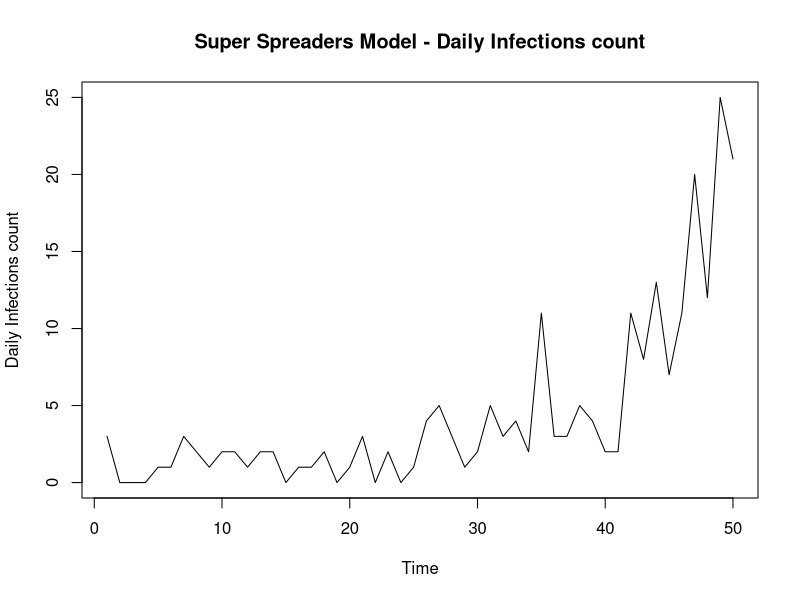

Write the R code that produced this figure.
#Epidemic Modelling Functions
#-Simulations fucntions
#- Likelihood Functions

#*********************************************************
#*Simulation Functions

#Baseline simulation
simulate_branching = function(num_days, r0, shape_gamma, scale_gamma) {
  
  'Baseline simulation model'
  #Set up
  vec_infecteds = vector('numeric', num_days)
  vec_infecteds[1] = 2
  
  #Infectiousness (Discrete gamma) - I.e 'Infectiousness Pressure' - Sum of all people
  #Explanation: Gamma is a continuous function so integrate over the density at that point in time (today - previous day)
  prob_infect = pgamma(c(1:num_days), shape = shape_gamma, scale = scale_gamma) - pgamma(c(0:(num_days-1)), shape = shape_gamma, scale = scale_gamma)
  
  #Days of Infection Spreading
  for (t in 2:num_days) {
    
    #Total rate
    tot_rate = r0*sum(vec_infecteds[1:(t-1)]*rev(prob_infect[1:(t-1)])) #Product of infecteds & their probablilty of infection along the gamma dist at that point in time
    vec_infecteds[t] = rpois(1, tot_rate) #Assuming number of cases each day follows a poisson distribution. Causes jumps in data 
  }
  
  vec_infecteds
}

#*******************************************************
#Super-spreading simulation
simulate_branching_ss = function(num_days, shape_gamma, scale_gamma, alphaX, betaX, gammaX) {
  'Simulate an epidemic with Superspreading events
  prop_ss = Proportion of superspreading days
  magnitude_ss = increased rate of superspreading event'
  
  #Set up
  total_infecteds = vector('numeric', num_days)
  nsse_infecteds = vector('numeric', num_days)
  sse_infecteds = vector('numeric', num_days)
  total_infecteds[1] = 2
  nsse_infecteds[1] = 2
  sse_infecteds[1] = 0
  
  #Infectiousness (Discrete gamma) - I.e 'Infectiousness Pressure' - Sum of all people
  #Explanation: Gamma is a continuous function so integrate over the density at that point in time (today - previous day)
  prob_infect = pgamma(c(1:num_days), shape = shape_gamma, scale = scale_gamma) - pgamma(c(0:(num_days-1)), shape = shape_gamma, scale = scale_gamma)
  
  #Days of Infection Spreading
  for (t in 2:num_days) {
    
    #Regular infecteds (tot_rate = lambda) fix notation
    lambda_t = sum(total_infecteds[1:(t-1)]*rev(prob_infect[1:(t-1)])) #Eg. Today is day 10. Infected on day 1. Current Infectiousness is t - day_infected 
    tot_rate = alphaX*lambda_t #Product of infecteds & their probablilty of infection along the gamma dist at that point in time
    nsse_infecteds[t] = rpois(1, tot_rate) #Assuming number of cases each day follows a poisson distribution. Causes jumps in data 
    
    #Super-spreaders
    sse_infecteds[t] = rnbinom(1, betaX*lambda_t, 1/(1 + gammaX)) #z_t: Total infecteds due to super-spreading event - num of events x Num individuals
    
    #Total 
    total_infecteds[t] = nsse_infecteds[t] + sse_infecteds[t]
  }
  
  total_infecteds
}
# 
# #********
# # #*Implement
# num_days = 50
# #lambda params
# shape_gamma = 6
# scale_gamma = 1
# #params
# alphaX = 0.8 #Without ss event, ~r0.
# betaX = 0.1
# gammaX = 10
# true_r0 = alphaX + betaX*gammaX
# true_r0
# #Epidemic data
# sim_data = simulate_branching_ss(num_days, shape_gamma, scale_gamma, alphaX, betaX, gammaX)
# plot.ts(sim_data, ylab = 'Daily Infections', main = paste('Super - Spreading Events model - Daily Infections count, true R0 = ', true_r0))
# par(mfrow = c(2,1))

#*******************************************************
#Super-spreading simulation
simulate_ss_poisson = function(num_days, shape_gamma, scale_gamma, alphaX, betaX, gammaX) {
  'Simulate an epidemic with Superspreading events
  prop_ss = Proportion of superspreading days
  magnitude_ss = increased rate of superspreading event'
  
  #Set up
  total_infecteds = vector('numeric', num_days)
  nsse_infecteds = vector('numeric', num_days)
  sse_infecteds = vector('numeric', num_days)
  total_infecteds[1] = 2
  nsse_infecteds[1] = 2
  sse_infecteds[1] = 0
  
  #Infectiousness (Discrete gamma) - I.e 'Infectiousness Pressure' - Sum of all people
  #Explanation: Gamma is a continuous function so integrate over the density at that point in time (today - previous day)
  prob_infect = pgamma(c(1:num_days), shape = shape_gamma, scale = scale_gamma) - pgamma(c(0:(num_days-1)), shape = shape_gamma, scale = scale_gamma)
  
  #Days of Infection Spreading
  for (t in 2:num_days) {
    
    #Regular infecteds (tot_rate = lambda) fix notation
    lambda_t = sum(total_infecteds[1:(t-1)]*rev(prob_infect[1:(t-1)])) #?Why is it the reversed probability - given the way prob_infect is written
    tot_rate = alphaX*lambda_t #Product of infecteds & their probablilty of infection along the gamma dist at that point in time
    nsse_infecteds[t] = rpois(1, tot_rate) #Assuming number of cases each day follows a poisson distribution. Causes jumps in data 
    
    #Super-spreaders
    n_t = rpois(1, betaX*lambda_t) #Number of super-spreading events (beta)
    sse_infecteds[t] = rpois(1, gammaX*n_t) #z_t: Total infecteds due to super-spreading event - num of events x Num individuals
    
    total_infecteds[t] = nsse_infecteds[t] + sse_infecteds[t]
  }
  
  total_infecteds
}

#*Implement
# num_days = 50
# #lambda params
# shape_gamma = 6
# scale_gamma = 1
# #params
# alphaX = 1.2 #Without ss event, ~r0. 
# betaX = 0.5
# gammaX = 10
# #Epidemic data
# sim_data2 = simulate_ss_poisson(num_days, shape_gamma, scale_gamma, alphaX, betaX, gammaX)
# plot.ts(sim_data2, ylab = 'Daily Infections count', main = 'Daily Infections count')


#*******************************************************
#Super-spreaders simulation
simulation_super_spreaders = function(num_days, shape_gamma, scale_gamma, aX, bX, ss_mult) {
  'Simulate an epidemic with Superspreading individuals'
  
  #Set up
  total_infecteds = vector('numeric', num_days)
  nss_infecteds = vector('numeric', num_days)
  ss_infecteds = vector('numeric', num_days)
  total_infecteds[1] = 3
  nss_infecteds[1] = 2
  ss_infecteds[1] = 1 
  
  #Infectiousness (Discrete gamma) - I.e 'Infectiousness Pressure' - Sum of all people
  #Explanation: Gamma is a continuous function so integrate over the density at that point in time (today - previous day)
  prob_infect = pgamma(c(1:num_days), shape = shape_gamma, scale = scale_gamma) - pgamma(c(0:(num_days-1)), shape = shape_gamma, scale = scale_gamma)
  
  #Days of Infection Spreading
  for (t in 2:num_days) {
    
    #Regular infecteds (tot_rate = lambda) fix notation
    lambda_t = sum((total_infecteds[1:(t-1)] + ss_mult*ss_infecteds[1:(t-1)])*rev(prob_infect[1:(t-1)])) #?Why is it the reversed probability - given the way prob_infect is written. Product of infecteds & their probablilty of infection along the gamma dist at that point in time
    nss_infecteds[t] = rpois(1, aX*lambda_t) #Assuming number of cases each day follows a poisson distribution. Causes jumps in data 
    ss_infecteds[t] = rpois(1, bX*lambda_t)
    total_infecteds[t] = nss_infecteds[t] + ss_infecteds[t]
  }
  
  total_infecteds
}

#*Implement
num_days = 50
#lambda params
shape_gamma = 6
scale_gamma = 1
#params
aX = 0.8 #1.1 #Without ss event, ~r0.
bX = 0.1 #0.2
ss_mult = 10 #8
#Epidemic data
sim_data2 = simulation_super_spreaders(num_days, shape_gamma, scale_gamma, aX, bX, ss_mult)
plot.ts(sim_data2, ylab = 'Daily Infections count', main = 'Super Spreaders Model - Daily Infections count')

###################################################################################
# MODELS!

###############################
# BASELINE

#Likelihood (log)
log_like <- function(y, r0_dash){
  
  #Params
  num_days = length(y)
  shape_gamma = 6
  scale_gamma = 1
  
  #Infectiousness (Discrete gamma)
  prob_infect = pgamma(c(1:num_days), shape = shape_gamma, scale = scale_gamma) - pgamma(c(0:(num_days-1)), shape = shape_gamma, scale = scale_gamma)
  logl = 0
  
  for (t in 2:num_days) {
    
    lambda = r0_dash*sum(y[1:t-1]*rev(prob_infect[1:t-1]))
    logl = logl + y[t]*log(lambda) - lambda
    
  }
  
  logl
  
}

#######################
# BASE MCMC
mcmc_r0 <- function(data, n, sigma, burn_in, x0 = 1) {
  
  'Returns mcmc samples of R0'
  #Data
  print('sim data')
  print(data)
  
  #Set up
  r0_vec <- vector('numeric', n)
  r0_vec[1] <- x0
  U <- runif(n)
  count_accept = 0
  
  #MCMC chain
  for(i in 2:n) {
    r0_dash <- r0_vec[i-1] + rnorm(1, sd = sigma) #, mean = 0, sd = sigma_opt)
    if(r0_dash < 0){
      r0_dash = abs(r0_dash)
    }
    
    #Alpha
    log_alpha = log_like(data, r0_dash) - log_like(data, r0_vec[i-1]) - r0_dash + r0_vec[i-1] #exponential prior
    #log_alpha = log_like(data, Y) - log_like(data, r0_vec[i-1]) + dgamma(Y, shape = 1, scale = 1, log = TRUE) - dgamma(r0_vec[i-1], shape = 1, scale = 1, log = TRUE) 
    #Should include: Likelihood + prior + propogsal density x2 (Previous time step & Current time step)
    
    if (is.na(log_alpha)){
      print('na value')
      sprintf("r0_dash: %i", r0_dash)
    }
    if(!(is.na(log_alpha)) && log(U[i]) < log_alpha) {
      r0_vec[i] <- r0_dash
      count_accept = count_accept + 1
    } else {
      r0_vec[i] <- r0_vec[i-1]
    }
  }
  #Final stats
  accept_rate = 100*(count_accept/n)
  print(paste0("Acceptance rate = ",accept_rate))
  
  r0_vec = r0_vec[burn_in:n]
  r0_vec
  
  return(list(r0_vec, accept_rate))
}

#*******************************************************************************
#SUPER-SPREADING MODEL

#Log Likelihood 
log_like_ss <- function(x, alphaX, betaX, gammaX){
  
  #Params
  num_days = length(x)
  shape_gamma = 6
  scale_gamma = 1
  
  #Infectiousness (Discrete gamma) i,e Prob less than x2 - prob less than x1; the area in between 
  prob_infect = pgamma(c(1:num_days), shape = shape_gamma, scale = scale_gamma) - pgamma(c(0:(num_days-1)), shape = shape_gamma, scale = scale_gamma)
  logl = 0
  
  for (t in 2:num_days) {
    
    lambda_t = sum(x[1:(t-1)]*rev(prob_infect[1:(t-1)]))
    inner_sum_xt = 0
    
    for (y_t in 0:x[t]){ #Sum for all values of y_t
      
      #Log likelihood
      inner_sum_xt = (inner_sum_xt + exp(-alphaX*lambda_t)*(1/factorial(y_t))*(alphaX*lambda_t)^y_t*
                        (gamma((x[t] - y_t) + betaX*lambda_t))/(gamma(betaX*lambda_t)*
                                                                  factorial(x[t] - y_t))*(1/(gammaX +1))^(betaX*lambda_t)*
                        (gammaX/(gammaX + 1))^(x[t] - y_t))
      
    } 
    
    logl = logl + log(inner_sum_xt) 
    
  }
  
  logl
  
}

#*****************************************************
#Log Likelihood - log-exp-sum trick 
log_like_ss_lse <- function(x, alphaX, betaX, gammaX){
  
  #Params
  num_days = length(x)
  shape_gamma = 6
  scale_gamma = 1
  
  #Infectiousness (Discrete gamma)
  prob_infect = pgamma(c(1:num_days), shape = shape_gamma, scale = scale_gamma) - pgamma(c(0:(num_days-1)),
                                                                                         shape = shape_gamma, scale = scale_gamma)
  logl = 0 
  
  for (t in 2:num_days) {
    
    #print(t)
    lambda_t = sum(x[1:(t-1)]*rev(prob_infect[1:(t-1)]))
    
    if(x[t] == 0){ #y_t also equal to zero
      
      #L(x_i) for y_t, x_t = 0
      logl = logl -(alphaX*lambda_t) - 
        (betaX*lambda_t*log(gammaX +1))
      
    } else {
      
      #Terms in inner sum
      inner_sum_vec <- vector('numeric', x[t])
      
      for (y_t in 0:x[t]){ #Sum for all values of y_t up to x_t
        
        #Store inner L(x_i) term in vector position
        inner_sum_vec[y_t + 1] = (-(alphaX*lambda_t) - lfactorial(y_t) + y_t*log(alphaX*lambda_t) +
                                    lgamma((x[t] - y_t) + (betaX*lambda_t)) - lgamma(betaX*lambda_t) - 
                                    lfactorial(x[t] - y_t) - (betaX*lambda_t*log(gammaX +1)) + 
                                    (x[t] - y_t)*log(gammaX) -(x[t] - y_t)*log(gammaX + 1))
        
      }
      
      #Calculate max element in inner vector, for all y_t for a given t, x[t]
      lx_max = max(inner_sum_vec)
      
      #Calculate lse
      lse = lx_max + log(sum(exp(inner_sum_vec - lx_max) ))
      
      #Add to overall log likelihood 
      logl = logl + lse 
      
    }
    
  }
  
  logl
  
}

#*********************************************************************************************
#* Log Likelihood - Using package distribution functions
log_like_ss_R_funcs <- function(x, alphaX, betaX, gammaX){
  
  'Calculate the log likelihood on the simulated data using package distribution functions in R'
  
  #Params
  num_days = length(x)
  shape_gamma = 6
  scale_gamma = 1
  logl = 0
  
  #Infectiousness (Discrete gamma)
  prob_infect = pgamma(c(1:num_days), shape = shape_gamma, scale = scale_gamma) - pgamma(c(0:(num_days-1)), shape = shape_gamma, scale = scale_gamma)
  
  #Over all timepoints
  for (t in 2:num_days) {
    
    lambda_t = sum(x[1:(t-1)]*rev(prob_infect[1:(t-1)]))
    inner_sum = 0
    
    #Sum for all values of y_t
    for (y_t in 0:x[t]){ 
      
      #Log likelihood
      prob_yt = dpois(y_t, alphaX*lambda_t)
      #cat("prob_yt, dpois : ", prob_yt, "\n")
      
      prob_zt = s(x[t] - y_t, betaX*lambda_t, 1/(1 + gammaX))
      #cat("prob_zt, dnbinom : ", prob_zt, "\n")
      
      prob_xt = prob_zt*prob_yt
      inner_sum = inner_sum + prob_xt
      #cat("prob_xt, : ", prob_xt, "\n")
      
    } 
    
    #cat("log(prob_xt), : ", log(prob_xt), "\n")
    logl = logl + log(inner_sum) 
    #cat("logl, : ", logl, "\n")
    
  }
  
  logl
}

################################################################################
# Plot MCMC Total Results
################################################################################

plot_mcmc_results <- function(sim_data, mcmc_params, true_r0, 
                              dist_type, total_time, seed_count, prior, beta_gamma_flag){
  
  #Plot Set up
  plot.new()
  par(mfrow=c(3,4))
  
  #Extract params
  alpha_mcmc = mcmc_params[1]
  alpha_mcmc = unlist(alpha_mcmc)
  
  beta_mcmc = mcmc_params[2]
  beta_mcmc = unlist(beta_mcmc)
  
  gamma_mcmc = mcmc_params[3]
  gamma_mcmc = unlist(gamma_mcmc)
  
  r0_mcmc = mcmc_params[4]
  r0_mcmc = unlist(r0_mcmc)
  
  #Cumulative means + param sample limits
  #r0
  r0_mean = cumsum(r0_mcmc)/seq_along(r0_mcmc)
  r0_lim = max(true_r0, max(r0_mcmc))
  r0_lim2 = max(true_r0, r0_mean)
  
  #alpha
  alpha_mean = cumsum(alpha_mcmc)/seq_along(alpha_mcmc)
  a_lim =  max(alphaX, max(alpha_mcmc))
  a_lim2 =  max(alphaX, alpha_mean)
  
  #beta
  beta_mean = cumsum(beta_mcmc)/seq_along(beta_mcmc)
  b_lim = max(betaX, max(beta_mcmc))
  b_lim2 = max(betaX, beta_mean)
  
  #gamma
  gamma_mean = cumsum(gamma_mcmc)/seq_along(gamma_mcmc)
  g_lim =  max(gammaX, max(gamma_mcmc))
  g_lim2 =  max(gammaX, gamma_mean) 
  
  #Beta-gamma
  if (beta_gamma_flag){
    b_g_a_rate = mcmc_params[14]
    b_g_a_rate = round(unlist(b_g_a_rate), 2)
  } else {
    b_g_a_rate = 0
  }
  
  #***********
  #* Plots *
  
  #i.Infections
  plot.ts(sim_data, xlab = 'Time', ylab = 'Daily Infections count',
          main = paste(seed_count, "Day Infts SS Evnts", dist_type, "r0 = ", true_r0),
          cex.lab=1.5, cex.axis=1.5, cex.main=1.5, cex.sub=1.5)
  
  #ii. MCMC Trace Plots
  plot.ts(alpha_mcmc, ylab = 'alpha', ylim=c(0, a_lim),
          main = paste("MCMC SS Events, true alpha = ", alphaX),
          cex.lab=1.5, cex.axis=1.5, cex.main=1.5, cex.sub=1.5)
  abline(h = alphaX, col = 'green', lwd = 2)
  
  plot.ts(beta_mcmc, ylab = 'beta', ylim=c(0, b_lim),
          main = paste("MCMC SS Events, true beta = ", betaX),
          cex.lab=1.5, cex.axis=1.5, cex.main=1.5, cex.sub=1.5)
  abline(h = betaX, col = 'green', lwd = 2)
  
  plot.ts(gamma_mcmc,  ylab = 'gamma', ylim=c(0,g_lim),
          main = paste("MCMC SS Events, true gamma = ", gammaX),
          cex.lab=1.5, cex.axis=1.5, cex.main=1.5, cex.sub=1.5)
  abline(h = gammaX, col = 'green', lwd = 2)
  #plot.ts(r0_mcmc,  ylab = 'r0', main = paste("MCMC SS Events, true r0 = ", r0_true))
  
  #iii. Cumulative mean plots
  #r0 Mean
  plot2 = plot(seq_along(r0_mean), r0_mean,
               ylim=c(0, r0_lim),
               xlab = 'Time', ylab = 'R0', main = paste("R0 MCMC Mean, True R0 = ", true_r0),
               cex.lab=1.5, cex.axis=1.5, cex.main=1.5, cex.sub=1.5)
  print(plot2)
  abline(h = true_r0, col = 'orange', lwd = 2)
  
  #alpha mean
  plot2 = plot(seq_along(alpha_mean), alpha_mean,
               ylim=c(0, a_lim),
               xlab = 'Time', ylab = 'alpha', main = paste("Alpha MCMC mean, True alpha = ",alphaX),
               cex.lab=1.5, cex.axis=1.5, cex.main=1.5, cex.sub=1.5)
  print(plot2)
  abline(h = alphaX, col = 'red', lwd = 2)
  
  #beta mean
  plot2 = plot(seq_along(beta_mean), beta_mean,
               ylim=c(0, b_lim),
               xlab = 'Time', ylab = 'beta', main = paste("Beta MCMC mean, True beta = ",betaX),
               cex.lab=1.5, cex.axis=1.5, cex.main=1.5, cex.sub=1.5)
  print(plot2)
  abline(h = betaX, col = 'blue', lwd = 2)
  
  #gamma Mean
  plot2 = plot(seq_along(gamma_mean), gamma_mean,
               xlab = 'Time', ylab = 'gamma', main = paste("Gamma MCMC mean, True gamma = ",gammaX),
               ylim=c(0, g_lim),
               cex.lab=1.5, cex.axis=1.5, cex.main=1.5, cex.sub=1.5)
  print(plot2)
  abline(h = gammaX, col = 'green', lwd = 2)
  
  #iv. Param Histograms (Plots 9,11,12)
  hist(r0_mcmc, freq = FALSE, breaks = 100,
       xlab = 'R0 total', #ylab = 'Density', 
       main = paste('R0 total MCMC samples. Prior = ', prior),
       xlim=c(0, r0_lim),
       cex.lab=1.5, cex.axis=1.5, cex.main=1.5, cex.sub=1.5)
  abline(v = true_r0, col = 'orange', lwd = 2)
  
  #v. Beta vs gamma
  plot(beta_mcmc, gamma_mcmc,
       xlab = 'beta', ylab = 'gamma', main = 'Beta vs Gamma',
       cex.lab=1.5, cex.axis=1.5, cex.main=1.5, cex.sub=1.5)
  
  #Hist Beta 
  hist(beta_mcmc, freq = FALSE, breaks = 100,
       xlab = 'beta', #ylab = 'Density', 
       main = paste("Beta, True beta = ", betaX), 
       xlim=c(0, b_lim),
       cex.lab=1.5, cex.axis=1.5, cex.main=1.5, cex.sub=1.5)
  abline(v = betaX, col = 'blue', lwd = 2)
  
  #Hist Gamma 
  hist(gamma_mcmc, freq = FALSE, breaks = 100,
       xlab = 'gamma', #ylab = 'Density', 
       main = paste("Gamma, True gamma = ", gammaX),
       xlim=c(0, g_lim),
       cex.lab=1.5, cex.axis=1.5, cex.main=1.5, cex.sub=1.5)
  abline(v = gammaX, col = 'green', lwd = 2)
  
  #Final Mean Stats
  data_10_pc = 0.1*n
  a_mcmc_mean = round(mean(alpha_mcmc[n-data_10_pc:n]), 2)
  b_mcmc_mean = round(mean(beta_mcmc[n-data_10_pc:n]), 2)
  g_mcmc_mean = round(mean(gamma_mcmc[n-data_10_pc:n]), 2)
  r0_mcmc_mean = round(mean(r0_mcmc[n-data_10_pc:n]), 2)
  
  #Results
  df_results <- data.frame(
    alpha = alphaX,
    a_mc = a_mcmc_mean,
    beta = betaX,
    b_mc = b_mcmc_mean,
    gamma = gammaX,
    g_mc = g_mcmc_mean,
    R0 = true_r0, 
    R0_mc = r0_mcmc_mean,
    accept_rate_a = round(mcmc_params[[5]],2),
    a_rte_b = round(mcmc_params[[6]], 2),
    a_rte_g = round(mcmc_params[[7]],2),
    b_g_a_rate = b_g_a_rate, 
    tot_time = total_time) 
  
  print(df_results)
  
}

#****************
#MCMC Plots 4x4
plot_mcmc_x4_II <- function(sim_data, mcmc_params, true_r0, dist_type,
                            total_time, seed_count, prior, max_sum_val, model_crit = TRUE, joint = TRUE){
  
  #Plot Set up
  plot.new()
  
  if (joint){
    par(mfrow=c(4,4))
  } else {
    par(mfrow=c(3,4))
  }
  
  
  #Extract params
  alpha_mcmc = mcmc_params[1]
  alpha_mcmc = unlist(alpha_mcmc)
  
  beta_mcmc = mcmc_params[2]
  beta_mcmc = unlist(beta_mcmc)
  
  gamma_mcmc = mcmc_params[3]
  gamma_mcmc = unlist(gamma_mcmc)
  
  r0_mcmc = mcmc_params[4]
  r0_mcmc = unlist(r0_mcmc)
  
  #Cumulative means + param sample limits
  #r0
  r0_mean = cumsum(r0_mcmc)/seq_along(r0_mcmc)
  r0_lim = max(true_r0, max(r0_mcmc))
  r0_lim2 = max(true_r0, r0_mean)
  
  #alpha
  alpha_mean = cumsum(alpha_mcmc)/seq_along(alpha_mcmc)
  a_lim =  max(alphaX, max(alpha_mcmc))
  a_lim2 =  max(alphaX, alpha_mean)
  
  #beta
  beta_mean = cumsum(beta_mcmc)/seq_along(beta_mcmc)
  b_lim = max(betaX, max(beta_mcmc))
  b_lim2 = max(betaX, beta_mean)
  
  #gamma
  gamma_mean = cumsum(gamma_mcmc)/seq_along(gamma_mcmc)
  g_lim =  max(gammaX, max(gamma_mcmc))
  g_lim2 =  max(gammaX, gamma_mean) 
  
  
  #***********
  #* Plots *
  
  #i.Infections
  plot.ts(sim_data, xlab = 'Time', ylab = 'Daily Infections count',
          main = paste(seed_count, "Day Infts SS Evnts", dist_type, "r0 = ", true_r0),
          cex.lab=1.5, cex.axis=1.5, cex.main=1.5, cex.sub=1.5)
  
  #ii. MCMC Trace Plots
  plot.ts(alpha_mcmc, ylab = 'alpha', ylim=c(0, a_lim),
          main = paste("MCMC SS Events, true alpha = ", alphaX),
          cex.lab=1.5, cex.axis=1.5, cex.main=1.5, cex.sub=1.5)
  abline(h = alphaX, col = 'red', lwd = 2) #True = green
  #lines(seq_along(like_a), like_a, col = 'red')
  #lines(seq_along(prior_a), prior_a, col = 'blue')
  
  plot.ts(beta_mcmc, ylab = 'beta', ylim=c(0, b_lim),
          main = paste("MCMC SS Events, true beta = ", betaX),
          cex.lab=1.5, cex.axis=1.5, cex.main=1.5, cex.sub=1.5)
  abline(h = betaX, col = 'blue', lwd = 2) #True = green
  
  plot.ts(gamma_mcmc,  ylab = 'gamma', ylim=c(0,g_lim),
          main = paste("MCMC SS Events, true gamma = ", gammaX),
          cex.lab=1.5, cex.axis=1.5, cex.main=1.5, cex.sub=1.5)
  abline(h = gammaX, col = 'green', lwd = 2) #True = green
  
  #plot.ts(r0_mcmc,  ylab = 'r0', main = paste("MCMC SS Events, true r0 = ", r0_true))
  
  #Title
  text(line2user(line=mean(par('mar')[c(2, 4)]), side=2), 
       line2user(line=2, side=3), paste('MCMC SS, True R0:', true_r0, 'Prior = ', prior), xpd=NA, cex=2, font=2)
  
  #iii. Cumulative mean plots
  #r0 Mean
  plot2 = plot(seq_along(r0_mean), r0_mean,
               ylim=c(0, r0_lim),
               xlab = 'Time', ylab = 'R0', main = paste("R0 MCMC Mean, True R0 = ", true_r0),
               cex.lab=1.5, cex.axis=1.5, cex.main=1.5, cex.sub=1.5)
  print(plot2)
  abline(h = true_r0, col = 'orange', lwd = 2)
  
  #alpha mean
  plot2 = plot(seq_along(alpha_mean), alpha_mean,
               ylim=c(0, a_lim),
               xlab = 'Time', ylab = 'alpha', main = paste("Alpha MCMC mean, True alpha = ",alphaX),
               cex.lab=1.5, cex.axis=1.5, cex.main=1.5, cex.sub=1.5)
  print(plot2)
  abline(h = alphaX, col = 'red', lwd = 2)
  #lines(seq_along(like_a_mean), like_a_mean, col = 'red')
  #lines(seq_along(prior_a_mean), prior_a_mean, col = 'blue')
  
  #beta mean
  plot2 = plot(seq_along(beta_mean), beta_mean,
               ylim=c(0, b_lim),
               xlab = 'Time', ylab = 'beta', main = paste("Beta MCMC mean, True beta = ",betaX),
               cex.lab=1.5, cex.axis=1.5, cex.main=1.5, cex.sub=1.5)
  print(plot2)
  abline(h = betaX, col = 'blue', lwd = 2)
  
  #gamma Mean
  plot2 = plot(seq_along(gamma_mean), gamma_mean,
               xlab = 'Time', ylab = 'gamma', main = paste("Gamma MCMC mean, True gamma = ",gammaX),
               ylim=c(0, g_lim),
               cex.lab=1.5, cex.axis=1.5, cex.main=1.5, cex.sub=1.5)
  print(plot2)
  abline(h = gammaX, col = 'green', lwd = 2)
  
  #iv. Param Histograms (Plots 9,11,12)
  hist(r0_mcmc, freq = FALSE, breaks = 100,
       xlab = 'R0 total', #ylab = 'Density', 
       main = paste('R0 total MCMC samples. Prior = ', prior),
       xlim=c(0, r0_lim),
       cex.lab=1.5, cex.axis=1.5, cex.main=1.5, cex.sub=1.5)
  abline(v = true_r0, col = 'orange', lwd = 2)
  
  # #v. Beta vs gamma
  # plot(beta_mcmc, gamma_mcmc,
  #      xlab = 'beta', ylab = 'gamma', main = 'Beta vs Gamma',
  #      cex.lab=1.5, cex.axis=1.5, cex.main=1.5, cex.sub=1.5)
  
  #Hist alpha 
  hist(alpha_mcmc, freq = FALSE, breaks = 100,
       xlab = 'alpha', #ylab = 'Density', 
       main = paste("alpha, True alpha = ", alphaX), 
       xlim=c(0, a_lim),
       cex.lab=1.5, cex.axis=1.5, cex.main=1.5, cex.sub=1.5)
  abline(v = alphaX, col = 'red', lwd = 2)
  #Prior
  # x <- seq(from = 0, to = 20, by = 0.05)
  # exp1 = dexp(x, 1)
  # lines(seq_along(exp1), exp1, type = 'l')
  
  
  #Hist Beta 
  hist(beta_mcmc, freq = FALSE, breaks = 100,
       xlab = 'beta', #ylab = 'Density', 
       main = paste("Beta, True beta = ", betaX), 
       xlim=c(0, b_lim),
       cex.lab=1.5, cex.axis=1.5, cex.main=1.5, cex.sub=1.5)
  abline(v = betaX, col = 'blue', lwd = 2)
  #Prior
  # x <- seq(from = 0, to = 20, by = 0.05)
  # exp1 = dexp(x, 1)
  # lines(seq_along(exp1), exp1, type = 'l')
  
  
  #Hist Gamma 
  hist(gamma_mcmc, freq = FALSE, breaks = 100,
       xlab = 'gamma', #ylab = 'Density', 
       main = paste("Gamma, True gamma = ", gammaX),
       xlim=c(0, g_lim),
       cex.lab=1.5, cex.axis=1.5, cex.main=1.5, cex.sub=1.5)
  abline(v = gammaX, col = 'green', lwd = 2)
  #Prior
  # x <- seq(from = 0, to = 20, by = 0.05)
  # exp1 = 1 + dexp(x, 1)
  # lines(seq_along(exp1), exp1, type = 'l')
  
  #Final Mean Stats
  data_10_pc = 0.5*n #50%
  a_mcmc_mean = round(mean(alpha_mcmc[n-data_10_pc:n]), 2)
  b_mcmc_mean = round(mean(beta_mcmc[n-data_10_pc:n]), 2)
  g_mcmc_mean = round(mean(gamma_mcmc[n-data_10_pc:n]), 2)
  r0_mcmc_mean = round(mean(r0_mcmc[n-data_10_pc:n]), 2)
  
  #Joint distrbutions
  if (model_crit){
    
    model_criticism(mcmc_params, sim_data, max_sum_val)
  }
  
  #Joint distrbutions
  if (joint){
    
    # #v. r0 vs beta
    # plot(beta_mcmc, r0_mcmc,
    #      xlab = 'beta', ylab = 'R0', main = 'Beta vs R0',
    #      cex.lab=1.5, cex.axis=1.5, cex.main=1.5, cex.sub=1.5)
    
    #v. alpha vs beta
    plot(alpha_mcmc, beta_mcmc,
         xlab = 'alpha', ylab = 'beta', main = 'alpha vs Beta',
         cex.lab=1.5, cex.axis=1.5, cex.main=1.5, cex.sub=1.5)
    
    #v. alpha vs gamma
    plot(alpha_mcmc, gamma_mcmc,
         xlab = 'alpha', ylab = 'gamma', main = 'alpha vs gamma',
         cex.lab=1.5, cex.axis=1.5, cex.main=1.5, cex.sub=1.5)
    
    #v. beta vs gamma
    plot(beta_mcmc, gamma_mcmc,
         xlab = 'beta', ylab = 'gamma', main = 'Beta vs gamma',
         cex.lab=1.5, cex.axis=1.5, cex.main=1.5, cex.sub=1.5)
  }
  
  #Results
  df_results <- data.frame(
    alpha = alphaX,
    a_mc = a_mcmc_mean,
    beta = betaX,
    b_mc = b_mcmc_mean,
    gamma = gammaX,
    g_mc = g_mcmc_mean,
    R0 = true_r0, 
    R0_mc = r0_mcmc_mean,
    accept_rate_a = round(mcmc_params[[5]],2),
    a_rte_b = round(mcmc_params[[6]], 2),
    a_rte_g = round(mcmc_params[[7]],2),
    a_rte_b_g = round(mcmc_params[[8]],2),
    tot_time = total_time) 
  
  print(df_results)
  
}

###############################################################################
#FUNCTION TO PLOT 1x4 DASHBOARD OF MCMC RESULTS FOR BASE MODEL
plot_mcmc_results_r0 <- function(n, sim_data, mcmc_params, true_r0, time_elap, seed_count, model_type){
  
  #Plot Set up
  #par(mar=c(1,1,1,1))
  plot.new()
  par(mfrow=c(2,2))
  
  #Extract r0
  r0_mcmc = mcmc_params[1]
  r0_mcmc = unlist(r0_mcmc)
  
  #Cumulative means + param sample limits
  #r0
  r0_mean = cumsum(r0_mcmc)/seq_along(r0_mcmc)
  r0_lim = max(true_r0, max(r0_mcmc))
  r0_lim2 = max(true_r0, r0_mean)
  
  
  #***********
  #* Plots *
  
  #i.Infections
  plot.ts(sim_data, xlab = 'Time', ylab = 'Daily Infections count',
          main = paste(seed_count, "Infts,", model_type, "R0 = ", true_r0), #model_type
          #main = paste(seed_count, "Infts SS Evnts, ", "r0 = ", true_r0),
          cex.lab=1.5, cex.axis=1.5, cex.main=1.5, cex.sub=1.5)
  
  #ii. MCMC Trace Plots
  plot.ts(r0_mcmc, ylab = 'alpha', #ylim=c(0, a_lim),
          main = paste("MCMC SS Events, true r0 = ", true_r0),
          cex.lab=1.5, cex.axis=1.5, cex.main=1.5, cex.sub=1.5)
  abline(h = true_r0, col = 'orange', lwd = 2) #True = green
  
  #iii. Cumulative mean plots
  #r0 Mean
  plot2 = plot(seq_along(r0_mean), r0_mean,
               #ylim=c(0, r0_lim),
               xlab = 'Time', ylab = 'R0', main = paste("R0 MCMC Mean, True R0 = ", true_r0),
               cex.lab=1.5, cex.axis=1.5, cex.main=1.5, cex.sub=1.5)
  print(plot2)
  abline(h = true_r0, col = 'orange', lwd = 2)
  
  #iv. Histogram
  hist(r0_mcmc, freq = FALSE, breaks = 100,
       xlab = 'R0 total', #ylab = 'Density', 
       main = paste('R0 total MCMC samples'), #. Prior = ', prior),
       #xlim=c(0, r0_lim),
       cex.lab=1.5, cex.axis=1.5, cex.main=1.5, cex.sub=1.5)
  abline(v = true_r0, col = 'orange', lwd = 2)
  
  #Final Mean Stats
  data_10_pc = 0.5*n #50%
  r0_mcmc_mean = round(mean(r0_mcmc[n-data_10_pc:n]), 2)
  
  #Results
  df_results <- data.frame(
    R0 = true_r0, 
    R0_mc = r0_mcmc_mean,
    accept_rate_r0 = round(mcmc_params[[2]],2),
    time_elap = round(time_elap,2)) 
  
  print(df_results)
  
}

###############################################################################
#FUNCTION TO PLOT 4x4 DASHBOARD OF MCMC RESULTS FOR SUPER SPREADING EVENTS MODEL
plot_mcmc_x4_priors <- function(n, sim_data, mcmc_params, true_r0, dist_type, total_time, seed_count, prior, joint = TRUE){
  
  #Plot Set up
  #par(mar=c(1,1,1,1))
  plot.new()
  
  if (joint){
    par(mfrow=c(4,4))
  } else {
    par(mfrow=c(3,4))
  }
  
  
  #Extract params
  alpha_mcmc = mcmc_params[1]
  alpha_mcmc = unlist(alpha_mcmc)
  
  beta_mcmc = mcmc_params[2]
  beta_mcmc = unlist(beta_mcmc)
  
  gamma_mcmc = mcmc_params[3]
  gamma_mcmc = unlist(gamma_mcmc)
  
  r0_mcmc = mcmc_params[4]
  r0_mcmc = unlist(r0_mcmc)
  
  #Cumulative means + param sample limits
  #r0
  r0_mean = cumsum(r0_mcmc)/seq_along(r0_mcmc)
  r0_lim = max(true_r0, max(r0_mcmc))
  r0_lim2 = max(true_r0, r0_mean)
  
  #alpha
  alpha_mean = cumsum(alpha_mcmc)/seq_along(alpha_mcmc)
  a_lim =  max(alphaX, max(alpha_mcmc))
  a_lim2 =  max(alphaX, alpha_mean)
  
  #beta
  beta_mean = cumsum(beta_mcmc)/seq_along(beta_mcmc)
  b_lim = max(betaX, max(beta_mcmc))
  b_lim2 = max(betaX, beta_mean)
  
  #gamma
  gamma_mean = cumsum(gamma_mcmc)/seq_along(gamma_mcmc)
  g_lim =  max(gammaX, max(gamma_mcmc))
  g_lim2 =  max(gammaX, gamma_mean) 
  
  
  #***********
  #* Plots *
  
  #i.Infections
  plot.ts(sim_data, xlab = 'Time', ylab = 'Daily Infections count',
          main = paste(seed_count, "Day Infts SS Evnts", dist_type, "r0 = ", true_r0),
          cex.lab=1.5, cex.axis=1.5, cex.main=1.5, cex.sub=1.5)
  
  #ii. MCMC Trace Plots
  plot.ts(alpha_mcmc, ylab = 'alpha', ylim=c(0, a_lim),
          main = paste("MCMC SS Events, true alpha = ", alphaX),
          cex.lab=1.5, cex.axis=1.5, cex.main=1.5, cex.sub=1.5)
  abline(h = alphaX, col = 'red', lwd = 2) #True = green
  #lines(seq_along(like_a), like_a, col = 'red')
  #lines(seq_along(prior_a), prior_a, col = 'blue')
  
  plot.ts(beta_mcmc, ylab = 'beta', ylim=c(0, b_lim),
          main = paste("MCMC SS Events, true beta = ", betaX),
          cex.lab=1.5, cex.axis=1.5, cex.main=1.5, cex.sub=1.5)
  abline(h = betaX, col = 'blue', lwd = 2) #True = green
  
  plot.ts(gamma_mcmc,  ylab = 'gamma', ylim=c(0,g_lim),
          main = paste("MCMC SS Events, true gamma = ", gammaX),
          cex.lab=1.5, cex.axis=1.5, cex.main=1.5, cex.sub=1.5)
  abline(h = gammaX, col = 'green', lwd = 2) #True = green
  
  #plot.ts(r0_mcmc,  ylab = 'r0', main = paste("MCMC SS Events, true r0 = ", r0_true))
  
  #Title
  # text(line2user(line=mean(par('mar')[c(2, 4)]), side=2), 
  #      line2user(line=2, side=3), paste('MCMC SS, True R0:', true_r0, 'Prior = ', prior), xpd=NA, cex=2, font=2)
  # 
  #iii. Cumulative mean plots
  #r0 Mean
  plot2 = plot(seq_along(r0_mean), r0_mean,
               ylim=c(0, r0_lim),
               xlab = 'Time', ylab = 'R0', main = paste("R0 MCMC Mean, True R0 = ", true_r0),
               cex.lab=1.5, cex.axis=1.5, cex.main=1.5, cex.sub=1.5)
  print(plot2)
  abline(h = true_r0, col = 'orange', lwd = 2)
  
  #alpha mean
  plot2 = plot(seq_along(alpha_mean), alpha_mean,
               ylim=c(0, a_lim),
               xlab = 'Time', ylab = 'alpha', main = paste("Alpha MCMC mean, True alpha = ",alphaX),
               cex.lab=1.5, cex.axis=1.5, cex.main=1.5, cex.sub=1.5)
  print(plot2)
  abline(h = alphaX, col = 'red', lwd = 2)
  #lines(seq_along(like_a_mean), like_a_mean, col = 'red')
  #lines(seq_along(prior_a_mean), prior_a_mean, col = 'blue')
  
  #beta mean
  plot2 = plot(seq_along(beta_mean), beta_mean,
               ylim=c(0, b_lim),
               xlab = 'Time', ylab = 'beta', main = paste("Beta MCMC mean, True beta = ",betaX),
               cex.lab=1.5, cex.axis=1.5, cex.main=1.5, cex.sub=1.5)
  print(plot2)
  abline(h = betaX, col = 'blue', lwd = 2)
  
  #gamma Mean
  plot2 = plot(seq_along(gamma_mean), gamma_mean,
               xlab = 'Time', ylab = 'gamma', main = paste("Gamma MCMC mean, True gamma = ",gammaX),
               ylim=c(0, g_lim),
               cex.lab=1.5, cex.axis=1.5, cex.main=1.5, cex.sub=1.5)
  print(plot2)
  abline(h = gammaX, col = 'green', lwd = 2)
  
  #iv. Param Histograms (Plots 9,11,12)
  hist(r0_mcmc, freq = FALSE, breaks = 100,
       xlab = 'R0 total', #ylab = 'Density', 
       main = paste('R0 total MCMC samples. Prior = ', prior),
       xlim=c(0, r0_lim),
       cex.lab=1.5, cex.axis=1.5, cex.main=1.5, cex.sub=1.5)
  abline(v = true_r0, col = 'orange', lwd = 2)
  
  # #v. Beta vs gamma
  # plot(beta_mcmc, gamma_mcmc,
  #      xlab = 'beta', ylab = 'gamma', main = 'Beta vs Gamma',
  #      cex.lab=1.5, cex.axis=1.5, cex.main=1.5, cex.sub=1.5)
  
  #Hist alpha 
  hist(alpha_mcmc, freq = FALSE, breaks = 100,
       xlab = 'alpha', #ylab = 'Density', 
       main = paste("alpha, True alpha = ", alphaX), 
       xlim=c(0, a_lim),
       cex.lab=1.5, cex.axis=1.5, cex.main=1.5, cex.sub=1.5)
  #Prior
  #x <- seq(from = 0, to = 10, by = 0.5)
  #exp1 = dexp(x, 1)
  #lines(exp1, col = 'purple')
  abline(v = alphaX, col = 'red', lwd = 2)
  
  
  #Hist Beta 
  hist(beta_mcmc, freq = FALSE, breaks = 100,
       xlab = 'beta', #ylab = 'Density', 
       main = paste("Beta, True beta = ", betaX), 
       xlim=c(0, b_lim),
       cex.lab=1.5, cex.axis=1.5, cex.main=1.5, cex.sub=1.5)
  #Prior
  #lines(exp1, col = 'purple')
  abline(v = betaX, col = 'blue', lwd = 2)
  
  
  #Hist Gamma 
  hist(gamma_mcmc, freq = FALSE, breaks = 100,
       xlab = 'gamma', #ylab = 'Density', 
       main = paste("Gamma, True gamma = ", gammaX),
       xlim=c(0, g_lim),
       cex.lab=1.5, cex.axis=1.5, cex.main=1.5, cex.sub=1.5)
  #Prior
  #x <- seq(from = 0, to = 20, by = 0.5)
  #exp1 = 1 + dexp(x, 1)
  #lines(exp1, col = 'purple')
  abline(v = gammaX, col = 'green', lwd = 2)
  
  
  #Final Mean Stats
  data_10_pc = 0.5*n #50%
  a_mcmc_mean = round(mean(alpha_mcmc[n-data_10_pc:n]), 2)
  b_mcmc_mean = round(mean(beta_mcmc[n-data_10_pc:n]), 2)
  g_mcmc_mean = round(mean(gamma_mcmc[n-data_10_pc:n]), 2)
  r0_mcmc_mean = round(mean(r0_mcmc[n-data_10_pc:n]), 2)
  
  #Joint distrbutions
  if (joint){
    
    #v. r0 vs beta
    plot(beta_mcmc, r0_mcmc,
         xlab = 'beta', ylab = 'R0', main = 'Beta vs R0',
         cex.lab=1.5, cex.axis=1.5, cex.main=1.5, cex.sub=1.5)
    
    #v. alpha vs beta
    plot(alpha_mcmc, beta_mcmc,
         xlab = 'alpha', ylab = 'beta', main = 'alpha vs Beta',
         cex.lab=1.5, cex.axis=1.5, cex.main=1.5, cex.sub=1.5)
    
    #v. alpha vs gamma
    plot(alpha_mcmc, gamma_mcmc,
         xlab = 'alpha', ylab = 'gamma', main = 'alpha vs gamma',
         cex.lab=1.5, cex.axis=1.5, cex.main=1.5, cex.sub=1.5)
    
    #v. beta vs gamma
    plot(beta_mcmc, gamma_mcmc,
         xlab = 'beta', ylab = 'gamma', main = 'Beta vs gamma',
         cex.lab=1.5, cex.axis=1.5, cex.main=1.5, cex.sub=1.5)
  }
  
  #Results
  df_results <- data.frame(
    alpha = alphaX,
    a_mc = a_mcmc_mean,
    beta = betaX,
    b_mc = b_mcmc_mean,
    gamma = gammaX,
    g_mc = g_mcmc_mean,
    R0 = true_r0, 
    R0_mc = r0_mcmc_mean,
    accept_rate_a = round(mcmc_params[[5]],2),
    a_rte_b = round(mcmc_params[[6]], 2),
    a_rte_g = round(mcmc_params[[7]],2),
    a_rte_b_g = round(mcmc_params[[8]],2),
    tot_time = total_time) 
  
  print(df_results)
  
}
